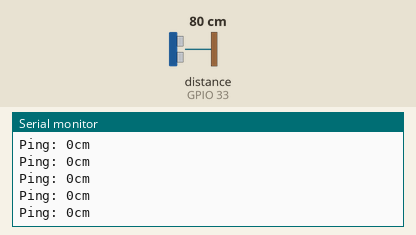
Recording of a sketch running on a simulated ESP32. Shown: the last lines printed to the serial monitor. The test bench sets the inputs (shaded band); at power-on: distance to the obstacle (sensor on GPIO 33) 80 cm. The echo pulse lasts 58.3 µs per cm.

Above: at 1.2 s.
1.3 s: distance to the obstacle (sensor on GPIO 33) set to 2 cm
At 1.35 s:
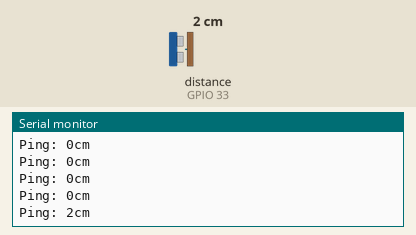
2.8 s: distance to the obstacle (sensor on GPIO 33) set to 4 cm
At 2.82 s:
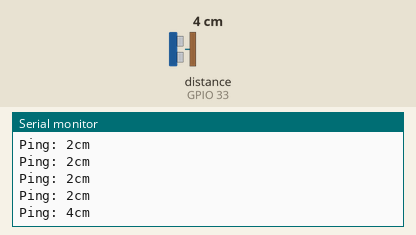
Timing chart, 0 to 5.8 s (numbered marks = the images above; inputs shaded):
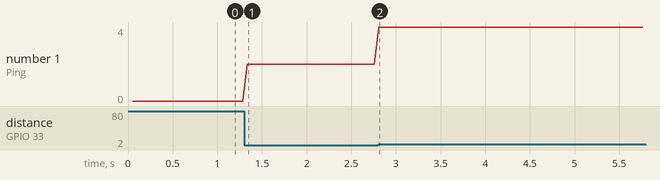

Measured:
- after the input at 1.3 s, the serial monitor: prints a new line at once (image 1)
- after the input at 2.8 s, the serial monitor: prints a new line at once (image 2)
- plotted number 1: 0 → 2 after the input at 1.3 s, 2 → 4 after the input at 2.8 s

The sketch:

Ultrasonic_Using_Library_Newping.ino
```cpp
#include <NewPing.h>

#define TRIGGER_PIN 32 // Arduino pin tied to trigger pin on the ultrasonic sensor.
#define ECHO_PIN 33 // Arduino pin tied to echo pin on the ultrasonic sensor.
#define MAX_DISTANCE 50 // Maximum distance we want to ping for (in centimeters). Maximum sensor distance is rated at 400-500cm.

NewPing sonar(TRIGGER_PIN, ECHO_PIN, MAX_DISTANCE); // NewPing setup of pins and maximum distance.

void setup() {
  Serial.begin(115200); // Open serial monitor at 115200 baud to see ping results.
}

void loop() {
  delay(50); // Wait 50ms between pings (about 20 pings/sec). 29ms should be the shortest delay between pings.
  int jarak = sonar.ping_cm(); // Send out the ping, get the results in centimeters.
  Serial.print("Ping: ");
  Serial.print(jarak); // Print the result (0 = outside the set distance range, no ping echo)
  Serial.println("cm");
}
```
